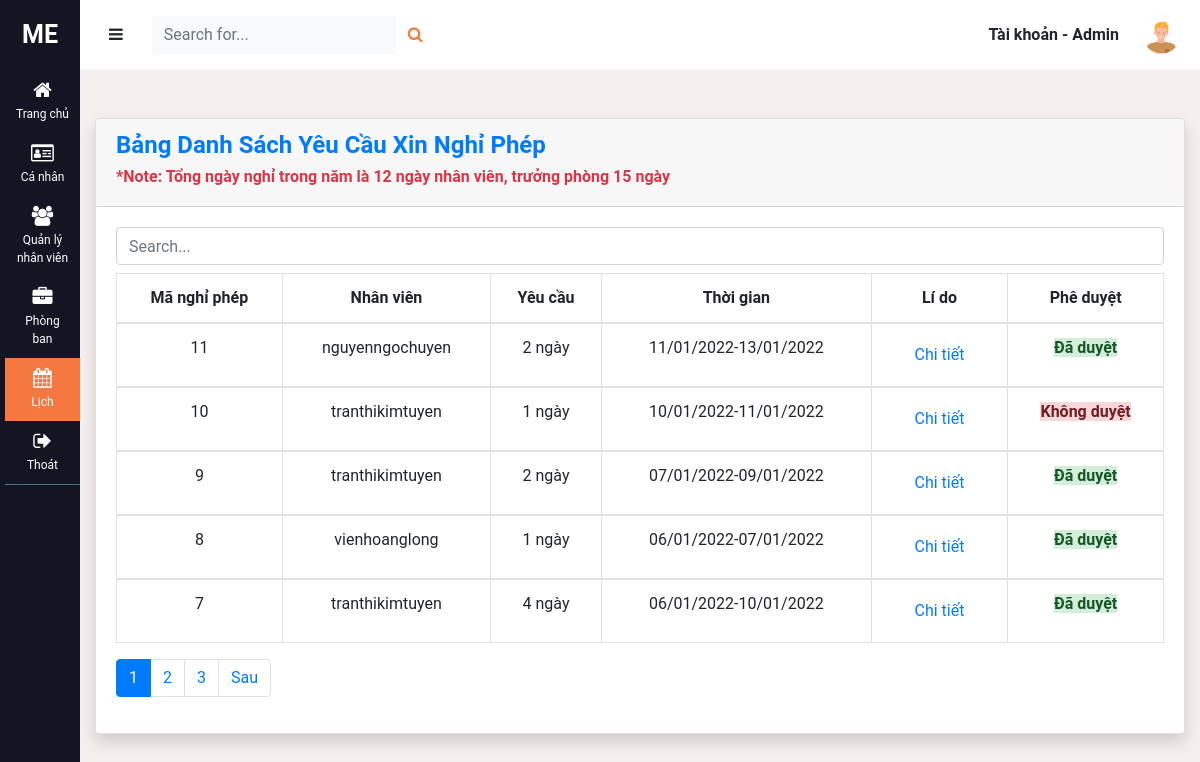
Screenshot of /calendar_admin.php (signed in) with the database file from the repository.
### tables this page shows
CREATE TABLE `users` (
  `id` int(11) NOT NULL,
  `username` varchar(64) NOT NULL,
  `fullname` varchar(100) NOT NULL,
  `email` varchar(64) NOT NULL,
  `avatar` varchar(255) NOT NULL DEFAULT 'avatar.png',
  `password` varchar(255) NOT NULL,
  `activated` bit(1) DEFAULT b'0',
  `activate_token` varchar(255) DEFAULT NULL,
  `department` varchar(100) DEFAULT NULL,
  `position` varchar(100) DEFAULT NULL,
  `role` int(1) NOT NULL DEFAULT '2'
);

CREATE TABLE `calendar` (
  `id` int(11) NOT NULL,
  `username` varchar(100) NOT NULL,
  `position` varchar(100) NOT NULL,
  `department` varchar(100) NOT NULL,
  `ngayBatDau` date NOT NULL,
  `ngayKetThuc` date NOT NULL,
  `trangThai` varchar(100) DEFAULT 'Chờ duyệt',
  `liDo` longtext NOT NULL,
  `file` varchar(255) DEFAULT NULL,
  `thoiGianTao` timestamp NULL DEFAULT CURRENT_TIMESTAMP
);

### www/db.php (called while the page is built, shortened)
<?php
function open_database()
{
    $conn = new mysqli(HOST, USER, PASS, DB);
    return $conn;
}
function get_information($user)
{
    $conn = open_database();
    $sql = 'select * from users where username = ?';
    $stm = $conn->prepare($sql);
    $stm->bind_param('s', $user);
    $stm->execute();
    $data = $stm->get_result();
    return $data;
}
function check_dayoff($ngayBatDau, $ngayKetThuc)
{
    $diff = abs(strtotime($ngayKetThuc) - strtotime($ngayBatDau));
    $years = floor($diff / (365 * 60 * 60 * 24));
    $months = floor(($diff - $years * 365 * 60 * 60 * 24) / (30 * 60 * 60 * 24));
    $days = floor(($diff - $years * 365 * 60 * 60 * 24 - $months * 30 * 60 * 60 * 24) / (60 * 60 * 24));
    return $days;
}
function get_calendar()
{
    $conn = open_database();
    $sql = 'select * from calendar';
    $stm = $conn->prepare($sql);
    $stm->execute();
    $result = $stm->get_result();
    return $result;
}
function load_calendar($start_from, $num_per_page)
{
    $conn = open_database();
    $position = "Manager";
    $sql = 'select * from calendar where position = ? order by thoiGianTao desc limit ?, ?';
    $stm = $conn->prepare($sql);
    $stm->bind_param('sii', $position, $start_from, $num_per_page);
    $stm->execute();
    $result = $stm->get_result();
    return $result;
}

### www/calendar_admin.php (the view, shortened to what this page needs)
<?php
require_once('db.php');
if (isset($_GET['page'])) {
    $page = $_GET['page'];
} else {
    $page = 1;
}
$num_per_page = 5;
$start_from = ($page - 1) * 5;
$calendar = load_calendar($start_from, $num_per_page);
$num_row = get_calendar();
$num_row_calendar = (mysqli_num_rows($num_row));
$total_page = ceil($num_row_calendar / $num_per_page);
$current_page = isset($_GET['page']) ? $_GET['page'] : 1;
?>
<!DOCTYPE html>
<html lang="en">
<head>
    <link rel="stylesheet" href="https://maxcdn.bootstrapcdn.com/bootstrap/4.5.2/css/bootstrap.min.css">
    <link rel="stylesheet" href="https://cdnjs.cloudflare.com/ajax/libs/font-awesome/4.7.0/css/font-awesome.min.css">
    <link rel="stylesheet" href="/style.css">
</head>
<body>
    <div class="wrapper">
        <?php include('includes/sidebar.php'); ?>
        <div id="content">
            <?php include('includes/navbar.php'); ?>
            <div class="container-fluid">
                <div class="col-xl-12 col-lg-9">
                    <div class="card shadow mb-4 mt-5">
                        <div class="card-header">
                            <h4 class="font-weight-bold text-primary">Bảng Danh Sách Yêu Cầu Xin Nghỉ Phép</h4>
                            <h6 class="font-weight-bold text-danger">*Note: Tổng ngày nghỉ trong năm là 12 ngày nhân viên, trưởng phòng 15 ngày</h6>
                        </div>
                        <div class="card-body">
                            <input type="search" class="form-control mb-2" id="search_calendar" placeholder="Search..." />
                            <div class="table-responsive">
                                <table class="table table-bordered text-center table-hover" id="table-calendar" width="100%" cellspacing="0">
                                    <thead>
                                        <tr>
                                            <th>Mã nghỉ phép</th>
                                            <th>Nhân viên</th>
                                            <th>Yêu cầu</th>
                                            <th>Thời gian</th>
                                            <th>Lí do</th>
                                            <th>Phê duyệt</th>
                                        </tr>
                                    </thead>
                                    <?php
                                    while ($row = mysqli_fetch_assoc($calendar)) { ?>
                                        <tbody>
                                            <tr>
                                                <td id="id_calendar_admin"><?= $row['id'] ?></td>
                                                <td><?= $row['username'] ?></td>
                                                <td><?= check_dayoff($row['ngayBatDau'], $row['ngayKetThuc']) ?> ngày</td>
                                                <td><?= date('d/m/Y', strtotime($row['ngayBatDau'])) . '-' . date('d/m/Y', strtotime($row['ngayKetThuc'])) ?></td>
                                                <td>
                                                    <a class="btn click-detail-calender text-primary">Chi tiết<a>
                                                </td>
                                                <td>
                                                    <?php
                                                    if ($row['trangThai'] == 'Chờ duyệt') {
                                                        echo '<a class="btn btn-success btn-icon-split click-accept-calender">
                                                    <span class="icon text-white-100"><i class="fa fa-check"></i></span>
                                                    </a>
                                                    <a class="btn btn-danger btn-icon-split click-cancel-calender">
                                                        <span class="icon text-white-100"><i class="fa fa-times"></i></span>
                                                    </a>';
                                                    } elseif ($row['trangThai'] == 'Đã duyệt') {
                                                        echo '<span class="text alert-success font-weight-bold">Đã duyệt</span>';
                                                    } else {
                                                        echo '<span class="text alert-danger font-weight-bold">Không duyệt</span>';
                                                    }
                                                    ?>
                                                </td>
                                            </tr>
                                        </tbody>
                                    <?php } ?>
                                </table>
                                <ul class="pagination">
                                    <?php
                                    for ($i = 1; $i <= $total_page; $i++) :
                                        $active = "";
                                        if ($i == $current_page) {
                                            $active = 'active';
                                        }
                                    ?>
                                        <li class="page-item <?= $active ?>">
                                            <a class="page-link" href="calendar_admin.php?page=<?= $i; ?>"><?= $i; ?></a>
                                        </li>
                                    <?php endfor ?>
                                    <?php
                                    if ($i > $page) { ?>
                                        <li class="page-item">
                                            <a class="page-link" href="calendar_admin.php?page=<?= ($page + 1) ?> ">Sau</a>
                                        </li>
                                    <?php } ?>
                                </ul>
                            </div>
                        </div>
                    </div>
                </div>
            </div>
        </div>
    </div>
</body>
</html>

### www/includes/navbar.php (shortened to what this page needs)
<?php
require_once('db.php');
$user = $_SESSION['user'];
$info = get_information($user);
$info = $info->fetch_assoc();
?>
<nav class="navbar navbar-inverse navbar-light bg-white">
    <div class="container-fluid">
        <div class="navbar-header">
            <button type="button" id="sidebar-collapse" class="btn navbar-btn">
                <i class="fa fa-bars"></i>
            </button>
        </div>
        <form class="d-none d-sm-inline-block form-inline mr-auto ml-md-3 my-2 my-md-0 mw-100 navbar-search">
            <div class="input-group">
                <input type="text" class="form-control bg-light border-0 small" placeholder="Search for..." aria-label="Search" aria-describedby="basic-addon2">
                <div class="input-group-append">
                    <button class="btn text-orange" type="button">
                        <i class="fa fa-search fa-sm"></i>
                    </button>
                </div>
            </div>
        </form>
        <ul class="nav navbar-nav navbar-right dropdown dropdown-user">
            <li class="nav-item item-username"><a href="#" class="font-weight-bold">Tài khoản - <?= $_SESSION['name'] ?></a></li>
            <img class="img-profile rounded-circle" src="/images/<?= $info['avatar'] ?>">
        </ul>
    </div>
</nav>

### www/style.css (style rules this page uses)
body { background-color: #f5efed; font-family: "Roboto", sans-serif; overflow-y: scroll; overflow-x: hidden; }
span { border: none !important; }
i { display: inline-block; }
li { list-style-type: none !important; }
a, a:hover, a:focus { color: inherit; text-decoration: none; transition: all 0.3s; }
.wrapper { display: flex; align-items: stretch; }
.nav a { padding: 0px 20px; }
#content { width: 100%; min-height: 100vh; transition: all 0.3s; }
.navbar-header { margin-top: 8px; margin-left: -16px; }
.navbar-nav { flex-direction: row !important; }
.img-profile { height: 45px; width: 45px; }
.navbar-inverse { height: 69.5px !important; }
.nav-item { margin: auto !important; }
.container-fluid { padding-left: 0px !important ; padding-right: 0px !important; margin-left: 0px; }
.navbar-header { margin: 0px; }
.text-orange { color: #f77741; }
.dropdown { position: absolute; right: 0; top: 0; padding: 12px 16px; }
.card-body { border: none; }

### rows the page displays
users: avatar (picture)
calendar: id "11", username "nguyenngochuyen", check_dayoff($row['ngayBatDau'], $row['ngayKetThuc']) "2", ngayBatDau "11/01/2022", ngayKetThuc "13/01/2022", trangThai "Đã duyệt"
calendar: id "10", username "tranthikimtuyen", check_dayoff($row['ngayBatDau'], $row['ngayKetThuc']) "1", ngayBatDau "10/01/2022", ngayKetThuc "11/01/2022", trangThai "Không duyệt"
calendar: id "9", username "tranthikimtuyen", check_dayoff($row['ngayBatDau'], $row['ngayKetThuc']) "2", ngayBatDau "07/01/2022", ngayKetThuc "09/01/2022", trangThai "Đã duyệt"
calendar: id "8", username "vienhoanglong", check_dayoff($row['ngayBatDau'], $row['ngayKetThuc']) "1", ngayBatDau "06/01/2022", ngayKetThuc "07/01/2022", trangThai "Đã duyệt"
calendar: id "7", username "tranthikimtuyen", check_dayoff($row['ngayBatDau'], $row['ngayKetThuc']) "4", ngayBatDau "06/01/2022", ngayKetThuc "10/01/2022", trangThai "Đã duyệt"

### other values shown
$_SESSION['name'] "Admin"
